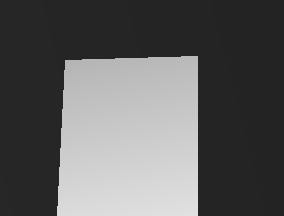
%> input picture Assignments/Jan-May-2016/MachineLearningForComputerVision/Assignment3/src/SimpleDepth/disp0.pgm, 284 x 216 px
$ octave --eval "result = SpatialCues_new(imread('../SimpleDepth/disp0.pgm'));"   (GNU Octave 9; MATLAB toolbox functions it lacks are replaced by stand-ins)
%> lines starting %> are read from the running program, lines starting %| are printed output that depends on the picture; in (x1, y1, x2, y2) boxes, pixels count from 0 and x2, y2 are one past the last pixel; in counts of white or black regions, pixels touching at a corner belong together; the program's own positions count from 1
function [hC, vC] = SpatialCues_new(im)
im=double(im);
g = fspecial('gauss', [10 10], 10);

dx=[-1 0 1;
    -2 0 2;
    -1 0 1];
dy=dx';
%dy = fspecial('sobel');
vf = conv2(g, dy, 'valid');
hf = conv2(g, dx, 'valid');
sz = size(im);
%> sz = [216 284]

vC = zeros(sz(1:2));
hC = vC;

for b=1:size(im,3)
    vC = max(vC, abs(imfilter(im(:,:,b), vf, 'symmetric')));
    hC = max(hC, abs(imfilter(im(:,:,b), hf, 'symmetric')));
end
%> this loop made 1 pass
%> pass 1, in SpatialCues_new, `vC = max(vC, abs(imfilter(im(:,:,b), vf, 'symmetric')));`:
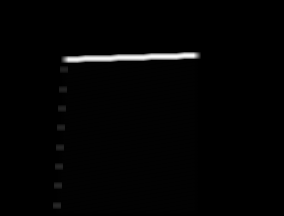
%> vC: size 216x284 double; min 0, max 7.74, mean 0.115; drawn with min black and max white
%> pass 1, in SpatialCues_new, `hC = max(hC, abs(imfilter(im(:,:,b), hf, 'symmetric')));`:
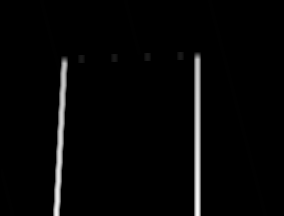
%> hC: size 216x284 double; min 5.41e-16, max 9.72, mean 0.238; drawn with min black and max white

Vmax=max(vC(:))*0.8;
%> Vmax = 6.19
Hmax=max(hC(:))*0.8;
%> Hmax = 7.78

Vmin=max(vC(:))*0.2;
%> Vmin = 1.55
Hmin=max(hC(:))*0.2;
%> Hmin = 1.94

vC=(vC-Vmin)/Vmax;
hC=(hC-Hmin)/Hmax;

vC(vC>1)=1;
hC(hC>1)=1;

vC(vC<0.1)=0;
hC(hC<0.1)=0;


vC=(vC>0);
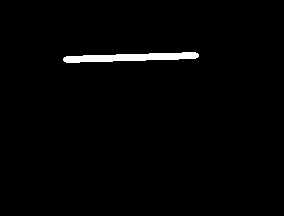
%> vC: size 216x284 logical; 1.5% white; 1 white region, box (x1, y1, x2, y2) and area: (63, 52, 199, 63) 924
hC=(hC>0);
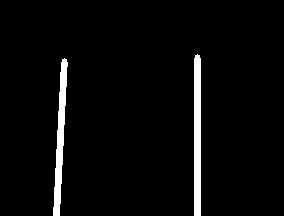
%> hC: size 216x284 logical; 3.6% white; 2 white regions, box (x1, y1, x2, y2) and area: (194, 54, 201, 216) 1122, (53, 58, 68, 216) 1062

hC=double(1-hC);
vC=double(1-vC);

end
